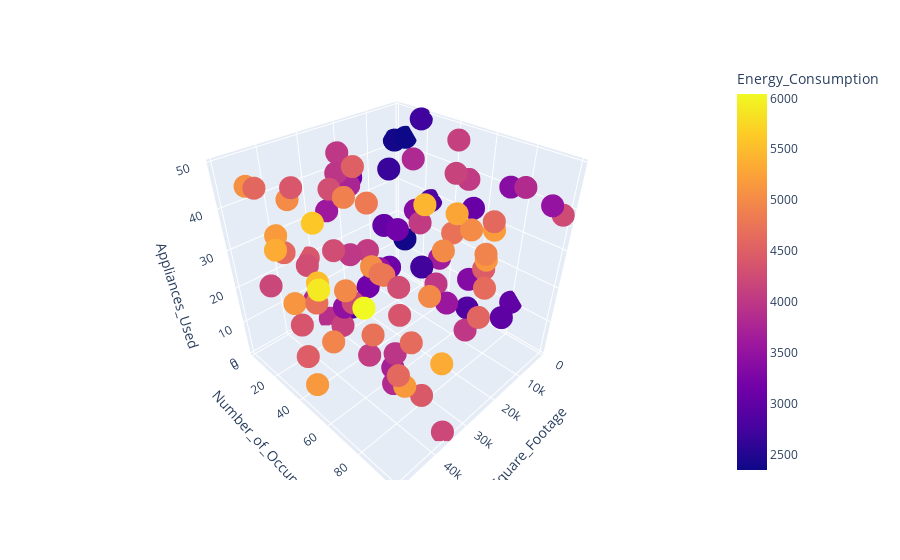

This figure's notebook cell:
### Code cell
import plotly.express as px

fig = px.scatter_3d(df, x='Square_Footage', y='Number_of_Occupants', z='Appliances_Used',
              color='Energy_Consumption')
fig.show()
